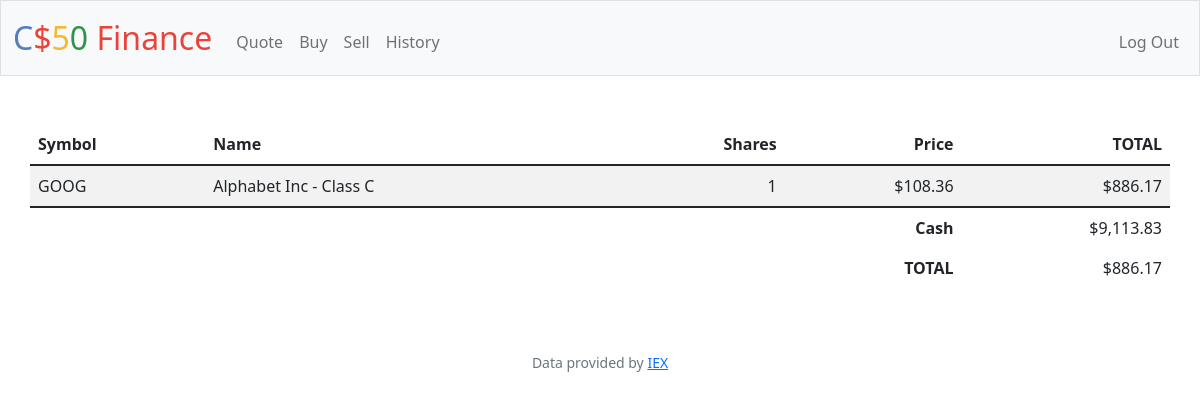
/ (signed in), run on the app's committed database.
### tables this page shows
CREATE TABLE shares (
            id INTEGER PRIMARY KEY AUTOINCREMENT NOT NULL,
            symbol TEXT NOT NULL,
            name TEXT NOT NULL,
            price NUMERIC NOT NULL,
            share_qty REAL NOT NULL,
            purchased_on TEXT,
            sold_on TEXT,
            owner_id INTEGER,
            FOREIGN KEY (owner_id)
            REFERENCES users (id)
                ON UPDATE CASCADE
                ON DELETE CASCADE
        );

### app.py (the view)
@app.route("/")
@login_required
def index():
    user_shares = db.execute('SELECT cash, SUM(price * share_qty) AS sum, symbol,name,price, share_qty FROM users JOIN shares ON owner_id = users.id WHERE users.id = ? ORDER BY purchased_on DESC;', session['user_id'])
    cash = user_shares[0]['cash']
    total_share = user_shares[0]['sum'] or 0
    return render_template('home.html', usd=usd, user_shares=user_shares, int_format=int_format, user_cash=cash, total_share=total_share)

### app.py (called while the page is built)
@app.after_request
def after_request(response):
    response.headers["Cache-Control"] = "no-cache, no-store, must-revalidate"
    response.headers["Expires"] = 0
    response.headers["Pragma"] = "no-cache"
    return response

### helpers.py (called while the page is built)
def login_required(f):
    @wraps(f)
    def decorated_function(*args, **kwargs):
        if session.get("user_id") is None:
            return redirect("/login")
        return f(*args, **kwargs)
    return decorated_function

def usd(value):
    return f"${value:,.2f}"

def int_format(value):
    return int(value)

### templates/home.html
{% extends "layout.html" %} {% block title %} Home {% endblock %} {% block main
%}
<table class="table table-striped container">
  <thead>
    <tr>
      <th class="text-start">Symbol</th>
      <th class="text-start">Name</th>
      <th class="text-end">Shares</th>
      <th class="text-end">Price</th>
      <th class="text-end">TOTAL</th>
    </tr>
  </thead>
  <tbody>
    {% for share in user_shares %}
    <tr>
      <td class="text-start">{{share.symbol}}</td>
      <td class="text-start">{{share.name }}</td>
      <td class="text-end">{{int_format(share.share_qty)}}</td>
      <td class="text-end">{{usd(share.price)}}</td>
      <td class="text-end">{{usd(total_share)}}</td>
    </tr>
    {% endfor %}
  </tbody>
  <tfoot>
    <tr>
      <td class="border-0 fw-bold text-end" colspan="4">Cash</td>
      <td  class="border-0  text-end">{{usd(user_cash)}}</td>
    </tr>
    <tr>
      <td class="border-0 fw-bold text-end" colspan="4">TOTAL</td>
      <td  class="border-0 text-end">{{ usd(total_share)}}</td>
    </tr>
  </tfoot>
</table>
{% endblock %}

### data on the page
shares: symbol "GOOG", name "Alphabet Inc - Class C", share_qty "1", price "$108.36", usd "$886.17"

### other printed values
{{ usd(user_cash) }} "$9,113.83"
{{ usd(total_share) }} "$886.17"
